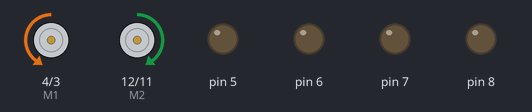
Simulated run of this sketch. Board: Arduino Uno, built with avr-gcc and run on an emulated ATmega328P. Parts: direction and speed pins drawn as motors (green arrow = direction pin HIGH = forward, orange = LOW = backward, longer = more drive), output pins drawn as LEDs (lit = HIGH).

Above: at 1.0 s.
At 3.0 s:
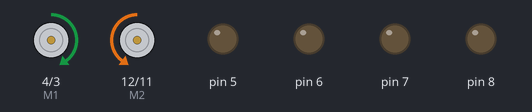
Timing chart, 0 to 5.2 s (numbered marks = the images above):
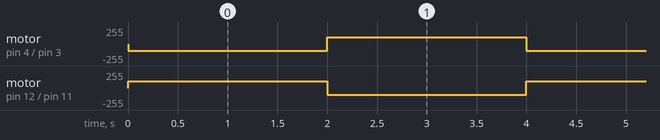

Measured:
- by itself, motor on pin 4 (M1) / pin 3 (E1), motor on pin 12 (M2) / pin 11 (E2): alternates forward 100/255 for 2.0 s and backward 100/255 for 2.0 s

The sketch:

QuadMotor.ino
```cpp
/*!
* @file QuadMotorDriverShield.ino
* @brief QuadMotorDriverShield.ino  Motor control program
*
* Every 2 seconds to control motor positive inversion
*
* @author linfeng(490289303@qq.com)
* @version  V1.0
* @date  2016-4-5
*/
const int E1 = 3; ///<Motor1 Speed
const int E2 = 11;///<Motor2 Speed

const int M1 = 4; ///<Motor1 Direction
const int M2 = 12;///<Motor2 Direction

void M1_forward(char Speed) ///<Motor1 Advance
{
 digitalWrite(M1,LOW);
 analogWrite(E1,Speed);
}
void M2_forward(char Speed) ///<Motor2 Advance
{
 digitalWrite(M2,HIGH);
 analogWrite(E2,Speed);
}

void M1_reverse(char Speed) ///<Motor1 Back off
{
 digitalWrite(M1,HIGH);
 analogWrite(E1,Speed);
}
void M2_reverse(char Speed) ///<Motor2 Back off
{
 digitalWrite(M2,LOW);
 analogWrite(E2,Speed);
}

void stop_all(){
  M1_forward(0);
  M2_forward(0);
}

void setup() {
  for(int i=3;i<9;i++)
    pinMode(i,OUTPUT);
  for(int i=11;i<13;i++)
    pinMode(i,OUTPUT);
}

void loop() {
  M1_forward(100);
  M2_forward(100);
  delay(2000); ///<Delay 2S
  M1_reverse(100);
  M2_reverse(100);
  delay(2000); ///<Delay 2S
  stop_all();
}
```
